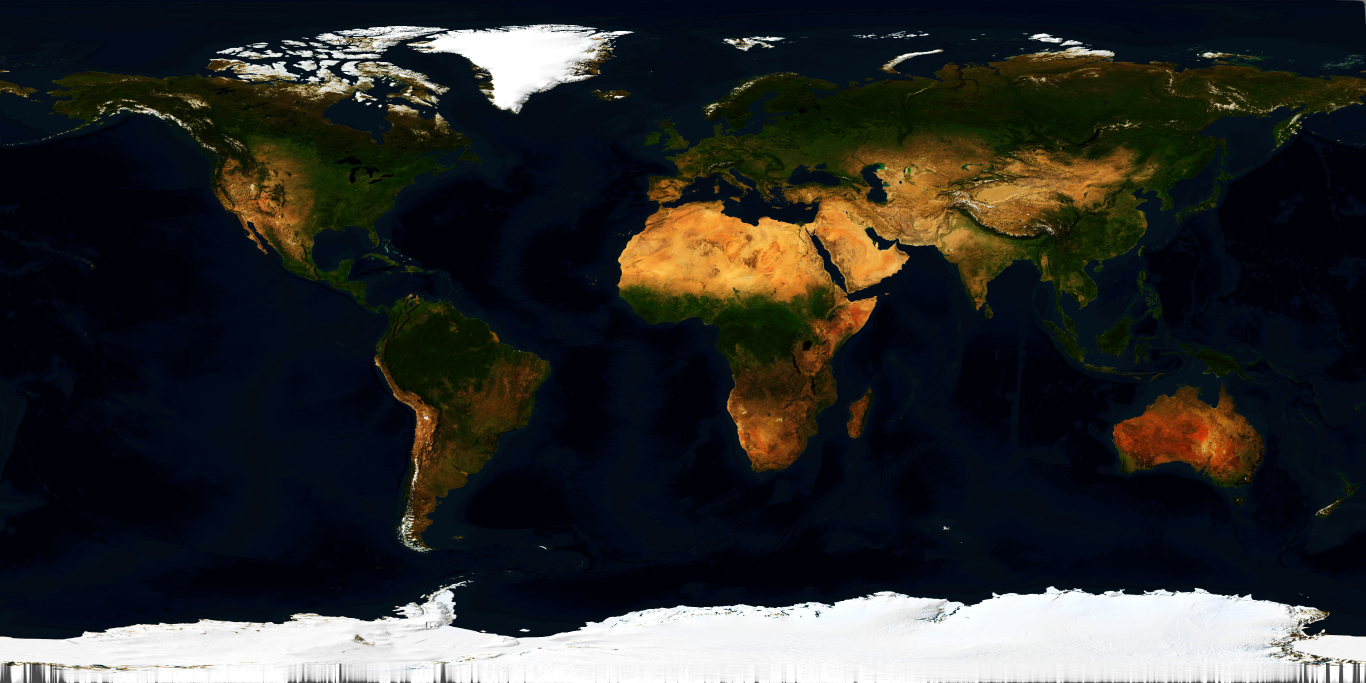
#> input picture aktaban/tex/world.jpg, 4096 x 2048 px, found by its file name (shown at 1/3 size)
$ python prep_pacific.py
#> lines starting #> are read from the running program, lines starting #| are printed output that depends on the picture; after the words box and inside, x2 and y2 are one past the last pixel; in counts of white or black regions, pixels touching at a corner belong together; long printed decimals are rounded
"""Pacific Ocean mask (amber glow overlay) from the graded world texture: ocean pixels flood-filled from a seed,
with walls at the conventional borders (Bering, Drake, Tasmania-Antarctica, Sunda islands). Output tex/pacmask.png covers lon 0..360."""
import numpy as np
from PIL import Image, ImageDraw
from scipy import ndimage
im = Image.open('tex/world.jpg').convert('RGB').resize((2160, 1080), Image.BILINEAR)
a = np.asarray(im).astype(np.float32); a = np.roll(a, 1080, axis=1)          # now lon 0..360
#> after `a = np.roll(a, 1080, axis=1)`:
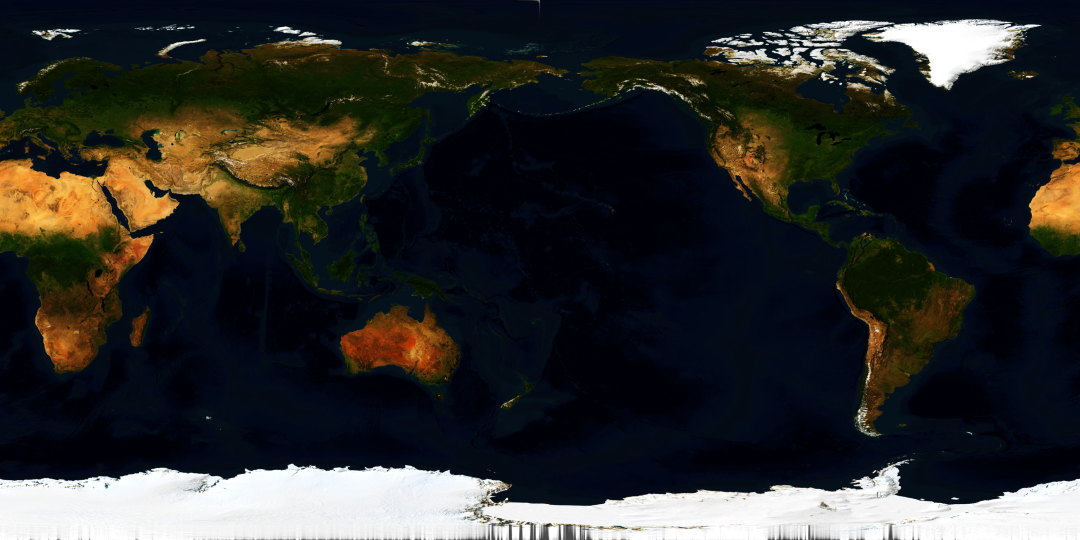
#> a: shape (1080, 2160, 3) float32 (shown at 1/2 size); mean R, G, B 44.7, 45.4, 44.1
r, g, b = a[..., 0], a[..., 1], a[..., 2]
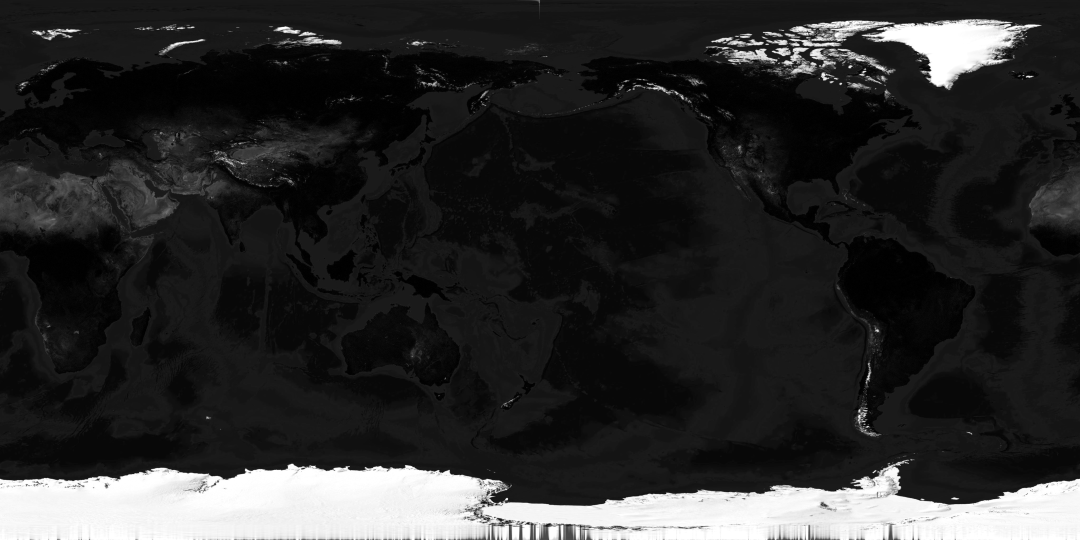
#> b: shape (1080, 2160) float32 (shown at 1/2 size); min 0, max 255, mean 44.1
sea = (b > np.maximum(r, g) + 4) | ((b > 60) & (g > r + 25) & (b > r + 25))
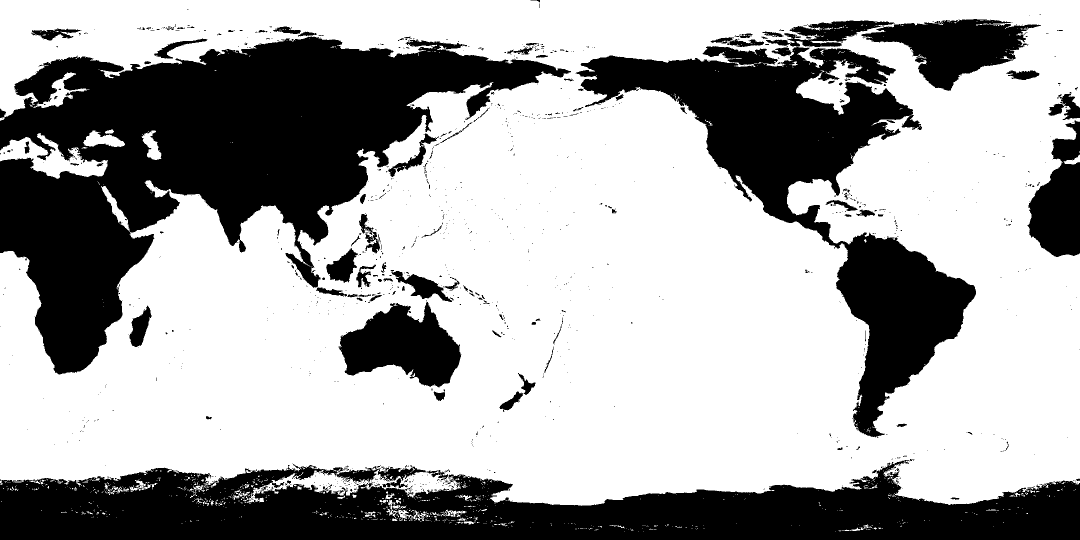
#> sea: shape (1080, 2160) bool (shown at 1/2 size); 65.6% white; 1157 black regions (1030 under 20 px), largest, box (x1, y1, x2, y2) and area: (0, 73, 1142, 749) 313807, (0, 920, 2160, 1080) 220406, (1151, 92, 1952, 875) 163163
ppd = 6
X = lambda lon: lon * ppd; Y = lambda lat: (90 - lat) * ppd
wall = Image.new('L', (2160, 1080), 0); d = ImageDraw.Draw(wall)
#> after `wall = Image.new('L', (2160, 1080), 0)`: wall: PIL image 2160x1080 L; every value is 0
lines = [[(-170 + 360, 66.5), (-165 + 360, 66)], [(-180 + 360, 66.5), (-155 + 360, 66.5)],
         [(-67 + 360, -55), (-67 + 360, -90)], [(147, -43), (147, -90)], [(146.2, -38.2), (146.6, -39.6), (147.6, -42.6)],
         [(98, 16), (98, 8), (95, 5.5), (105, -6.5), (115, -8.8), (125, -10), (132, -10), (142, -10.5)], [(142.5, -10.7), (142, -11)]]
for L in lines: d.line([(X(x), Y(y)) for x, y in L], fill=255, width=7)
sea &= np.asarray(wall) == 0
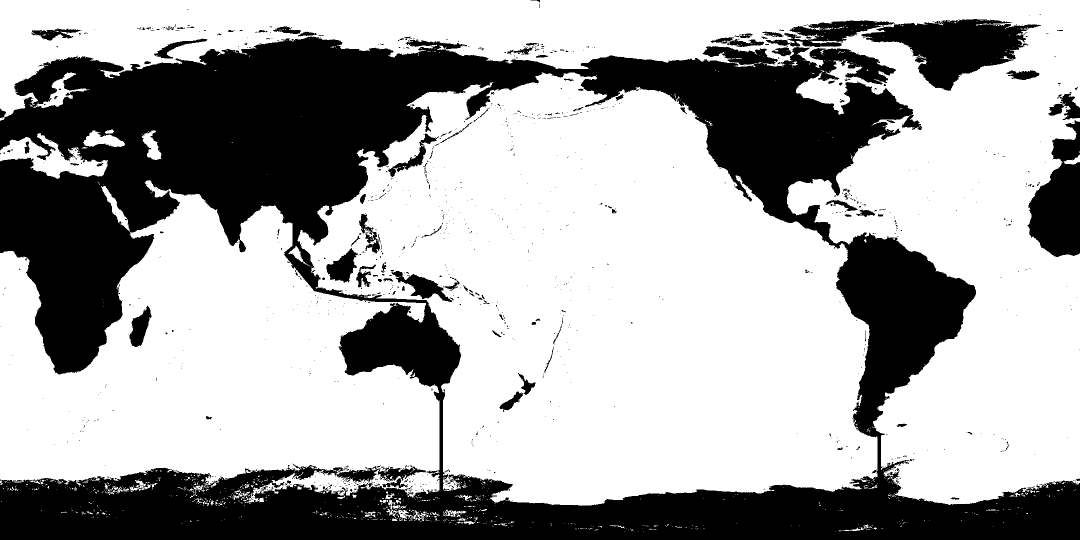
#> sea: shape (1080, 2160) bool (shown at 1/2 size); 65.4% white; 1133 black regions (1017 under 20 px), largest, box (x1, y1, x2, y2) and area: (0, 73, 2160, 1080) 730842, (1723, 38, 2082, 182) 24541, (2055, 241, 2160, 514) 17781
lab, n = ndimage.label(sea)
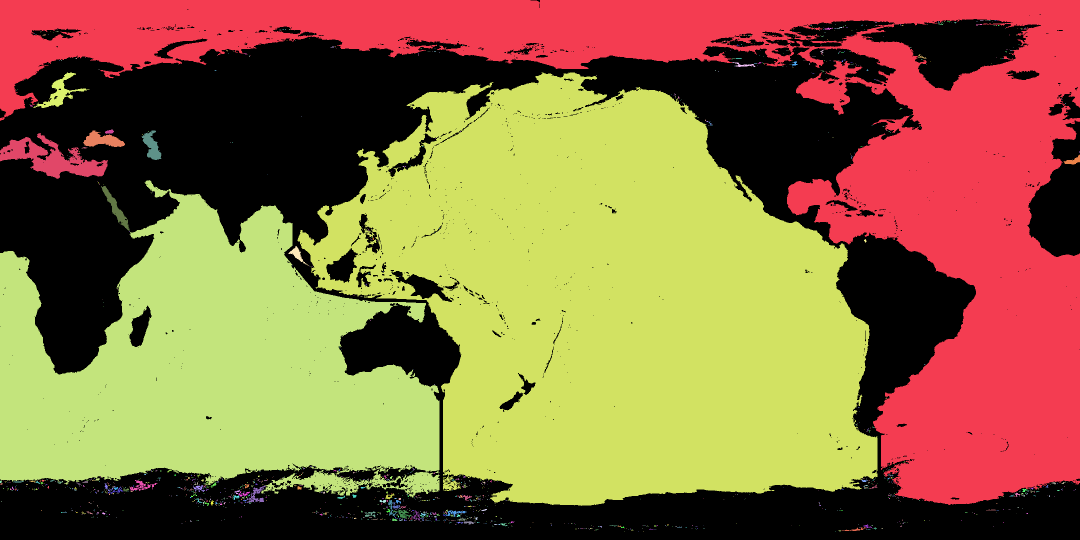
#> lab: shape (1080, 2160) int32 (shown at 1/2 size); 1540 distinct labels, from 0 to 1539; one colour per label, 0 black
#> n = 1539
k = lab[Y(-40), X(-130 + 360)]
#> k = 245
m = (lab == k).astype(np.float32)
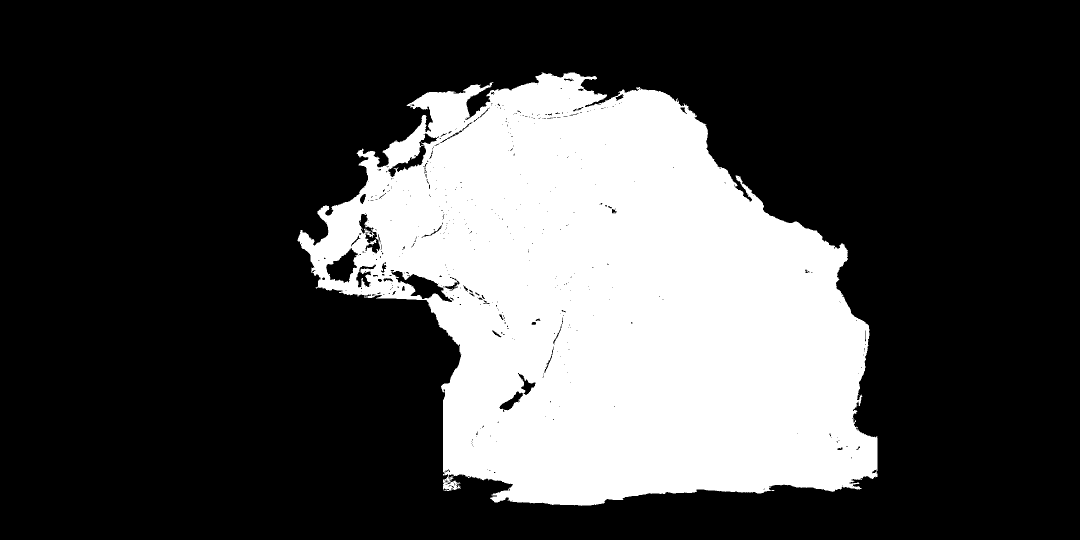
#> m: shape (1080, 2160) float32 (shown at 1/2 size); values 0 (black) and 1 (white), 27.8% white; 1 white region, box (x1, y1, x2, y2) and area: (595, 145, 1755, 1012) 649659
m = ndimage.gaussian_filter(m, 1.2)
out = np.zeros((1080, 2160, 4), np.uint8); out[..., 0] = 254; out[..., 1] = 179; out[..., 2] = 0; out[..., 3] = (m * 255).astype(np.uint8)
#> after `out[..., 3] = (m * 255).astype(np.uint8)`:
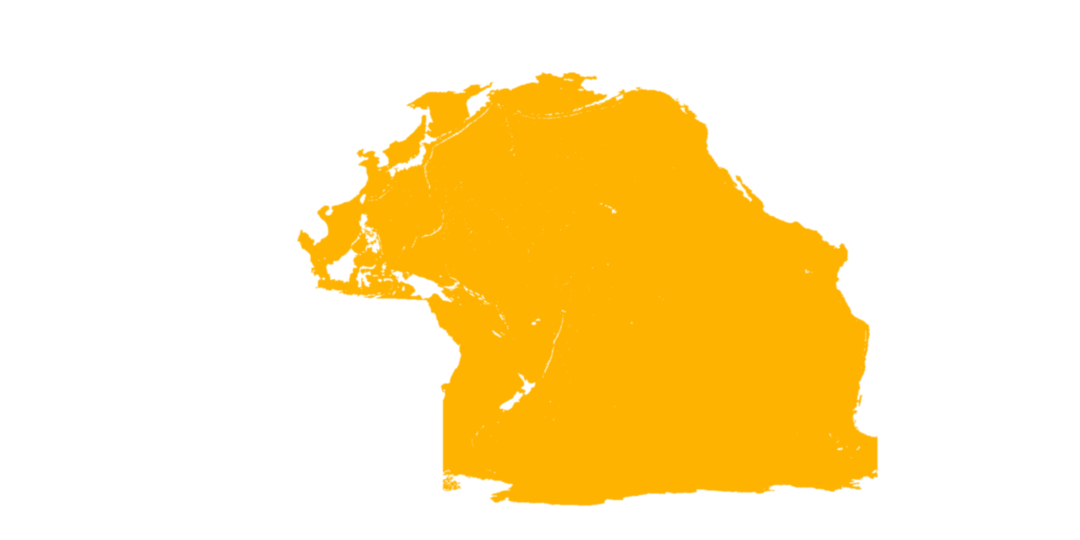
#> out: shape (1080, 2160, 4) (shown at 1/2 size); mean of channels 0, 1, 2, 3 254, 179, 0, 71; transparent parts drawn white
Image.fromarray(out, 'RGBA').save('tex/pacmask.png'); print('ok', m.mean())
#| ok 0.2785
